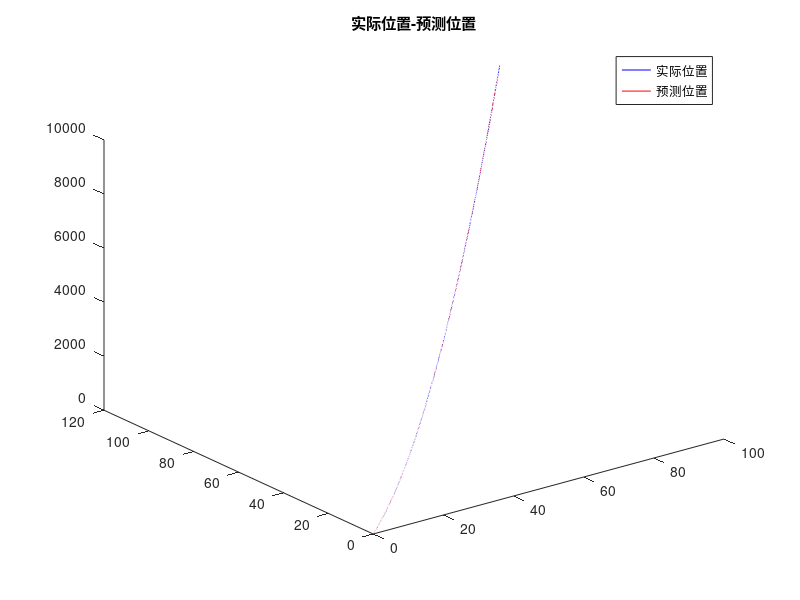
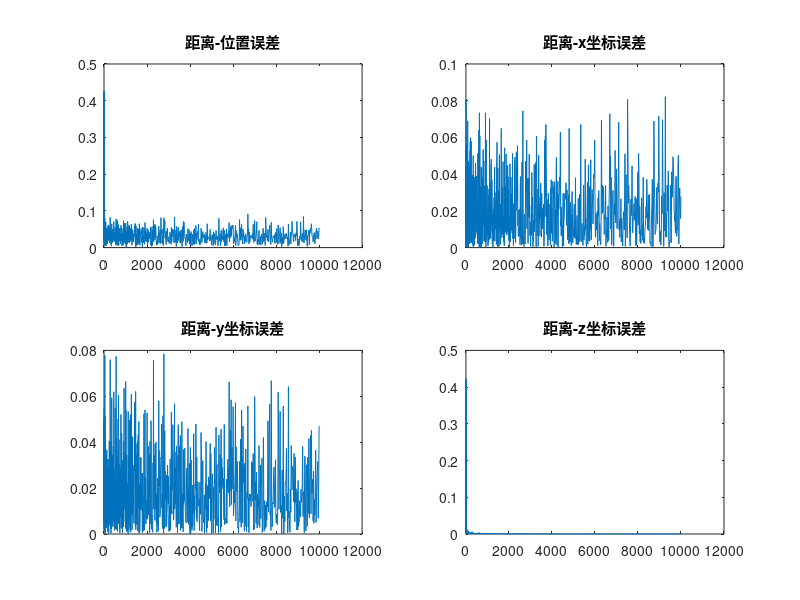

These charts were generated, in order, by the following MATLAB code:
clc; clear; close;
shading flat;
grid on;
% Position of base stations
a = 5;
b = 5;
% Motion track
t = linspace(0,100,1000);
% helix track
% x = sin(t);
% y = cos(t);
% z = t;
% Parabola track
x = t;
y = t;
z = t.^2;
plot3(x, y, z, 'b');
hold on;
% Variance of position
d = 0.5;      
r = zeros(4, 1000);
for k = 1:1:1000
    r(1, k) = (x(k) - a)^2 + (y(k) + b)^2 + z(k)^2;
    r(2, k) = (x(k) - a)^2 + (y(k) - b)^2 + z(k)^2;
    r(3, k) = (x(k) + a)^2 + (y(k) + b)^2 + z(k)^2;
    r(4, k) = (x(k) + a)^2 + (y(k) - b)^2 + z(k)^2;
end
% Gaussian noise
r = r + d * randn(4, 1000);
x_obs = zeros(1, 1000);
y_obs = zeros(1, 1000);
z_obs = zeros(1, 1000);
for k = 1:1:1000
    x_obs(k) = ((r(3, k) - r(1, k)) + r(4, k) - r(2, k)) / (8*a);
    y_obs(k) = ((r(1, k) - r(2, k)) + (r(3, k) - r(4, k))) / (8*a);
    z_obs(k) = real((sqrt(r(1, k) - (x_obs(k) - a)^2 - (y_obs(k) + b)^2) + sqrt(r(2, k) - (x_obs(k) - a)^2 - (y_obs(k) - b)^2) + sqrt(r(3, k) - (x_obs(k) + a)^2 - (y_obs(k) + b)^2) + sqrt(r(4, k) - (x_obs(k) + a)^2 - (y_obs(k) - b)^2)) / 4);
end
plot3(x_obs, y_obs, z_obs, 'r');
title('实际位置-预测位置');
legend('实际位置', '预测位置');
% Error 
e = zeros(1, 1000);
d = zeros(1, 1000);
for k = 1:1:1000
   e(k) =  sqrt((x(k) - x_obs(k))^2 + (y(k) - y_obs(k))^2 + (z(k) - z_obs(k))^2);
   d(k) =  sqrt(x(k)^2 + y(k)^2 + z(k)^2);
end
figure;
subplot(221);
plot(d, e);
title('距离-位置误差');
subplot(222);
plot(d, abs(x-x_obs));
title('距离-x坐标误差');
subplot(223);
plot(d, abs(y-y_obs));
title('距离-y坐标误差');
subplot(224);
plot(d, abs(z-z_obs));
title('距离-z坐标误差');
